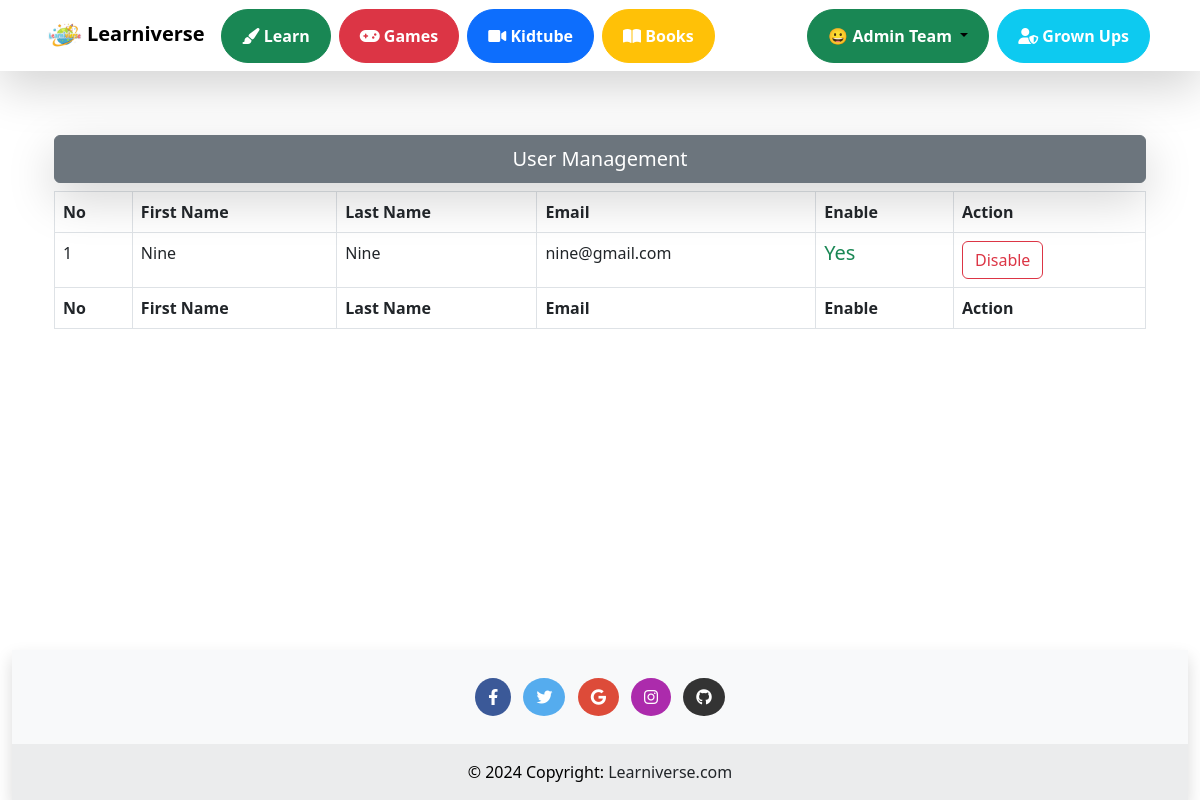
The page /admin/user_management.php (signed in) on the database its author committed.
### tables this page shows
CREATE TABLE `users` (
  `id` bigint NOT NULL AUTO_INCREMENT,
  `firstname` varchar(45) NOT NULL,
  `lastname` varchar(45) NOT NULL,
  `email` varchar(45) NOT NULL,
  `password` varchar(255) NOT NULL,
  `role` varchar(45) NOT NULL,
  `image` text NOT NULL,
  `createdAt` datetime NOT NULL,
  `deletedAt` datetime DEFAULT NULL,
  `enable` tinyint NOT NULL,
  PRIMARY KEY (`id`),
  UNIQUE KEY `email_UNIQUE` (`email`)
);

### controllers/UserController.php (called while the page is built, shortened)
<?php
include_once '../includes/db.php';
include_once '../models/user.php';
class UserController
{
    public function getAllUser(){
        $user = new User();
        $users = $user->getAllUser();
        return $users;
    }
}
?>

### includes/db.php (called while the page is built, shortened)
<?php
class Database{
    static $host="localhost";
    static $username="root";
    static $password="1234";
    static $dbname="learniversedb";
    static $connection;
    public static function connect(){
        try{
            if(self::$connection==null){
                self::$connection =new PDO("mysql:host=".self::$host.";port=3306;dbname=".self::$dbname,self::$username,self::$password);
                return self::$connection;
            }
            return self::$connection;
        }catch(PDOException $e){
            echo $e->getMessage();
        }
    }
}
?>

### models/user.php (called while the page is built, shortened)
<?php
include_once "../includes/db.php";
class User
{
    public function getAllUser()
    {
        try {
            $this->con = Database::connect();
            if ($this->con) {
                $sql = "SELECT * FROM users Where role = 'user'";
                $statement = $this->con->prepare($sql);
                $statement->execute();
                return $statement->fetchAll();
            } else {
                echo "Database connection failed.";
            }
        } catch (PDOException $e) {
            echo "Error: " . $e->getMessage();
        }
    }
}

### admin/user_management.php (the view, shortened to what this page needs)
<?php
include_once "../includes/db.php";
include_once("../controllers/UserController.php");
include_once("../layouts/navbar.php");
$userController = new UserController();
$users = $userController->getAllUser();
?>
<!DOCTYPE html>
<html lang="en">
<head>
    <link rel="stylesheet" href="https://cdnjs.cloudflare.com/ajax/libs/twitter-bootstrap/5.3.0/css/bootstrap.min.css">
    <link rel="stylesheet" href="https://cdn.datatables.net/2.1.8/css/dataTables.bootstrap5.css">
</head>
<body style="background: white;">
    <div class="container mt-5">
        <div class="row">
            <main role="main" class="col-md-9 ml-sm-auto col-lg-12 px-4 mt-3">
                <h2 class="btn btn-secondary
                 btn-lg text-center shadow-lg w-100 rounded">User Management</h2>
                <table id="user_table" class="table table-hover table-bordered" style="width:100%">
                <thead>
                    <tr>
                        <th>No</th>
                        <th>First Name</th>
                        <th>Last Name</th>
                        <th>Email</th>
                        <th>Enable</th>
                        <th>Action</th>
                    </tr>
                </thead>
                <tbody>
                        <?php
                        $count = 1;
                        foreach ($users as $user) {
                            echo '
						<tr>
								<td>' . $count++ . '</td>
								<td>' . $user["firstname"] . '</td>
								<td>' . $user["lastname"] . '</td>
								<td>' . $user["email"] . '</td>
								<td>';
                            echo $user["enable"] ? '<h5 class="text-success">Yes</h5>' : '<h5 class="text-danger">No</h5>';
                            echo '</td>
								<td>';
                            echo '<a href="#" id="toggle-' . $user['id'] . '" onclick="toggleUser(' . $user['id'] . ', \'' . ($user['enable'] ? 'DISABLE' : 'ENABLE') . '\'); return false;" class="' . ($user['enable'] ? 'btn btn-outline-danger' : 'btn btn-outline-success') . '">' . ($user['enable'] ? 'Disable' : 'Enable') . '</a>';
                            echo '</td>
							</tr>';
                        }
                        ?>
                    </tbody>
                <tfoot>
                    <tr>
                        <th>No</th>
                        <th>First Name</th>
                        <th>Last Name</th>
                        <th>Email</th>
                        <th>Enable</th>
                        <th>Action</th>
                    </tr>
                </tfoot>
            </table>
            </main>
        </div>
    </div>
<div class="container-fluid">
<?php
    include_once("../layouts/footer.php");
    ?>
</body>
</html>

### css/style.css (style rules this page uses)
body { background-image: url('../images/bg5.jpg'); background-size: cover; background-attachment: fixed; color: #212529; }

### layouts/footer.php (style rules this page uses)
html, body { height: 100%; margin: 0; display: flex; flex-direction: column; }
body { display: flex; flex-direction: column; }
.container { flex: 1; }

### rows shown on the page
users: firstname "Nine", lastname "Nine", email "nine@gmail.com", enable "Yes"

### other values the page prints
$_SESSION['user_fullname'] "Admin Team"
